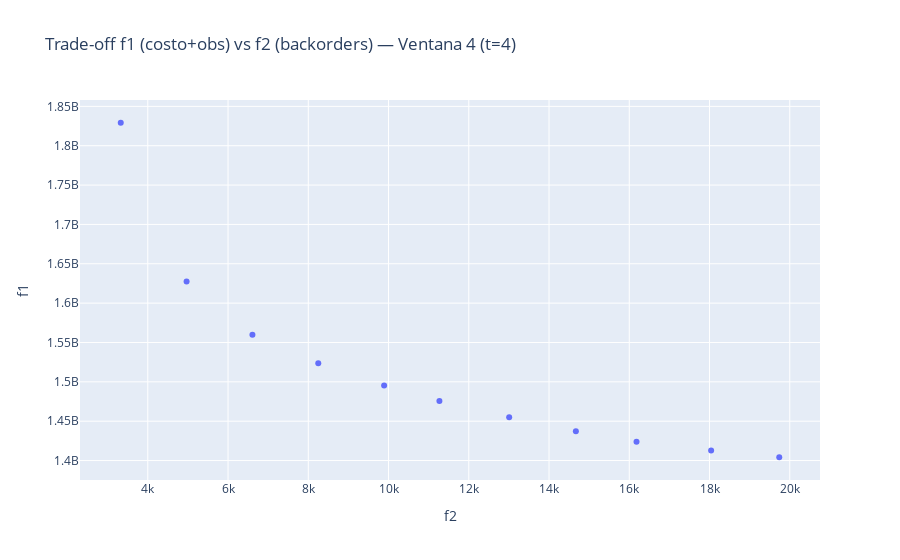

Notebook cell for this chart:
### Code cell
## CELDA 25 – RESULTADOS AUGMECON VENTANA 4 Y ELECCIÓN

# 1) Gráfico trade-off f1 vs f2 para la ventana 4
fig = px.scatter(
    df_pareto_fourth,
    x="f2",  # backorders
    y="f1",  # costo + obsolescencia
    hover_data=["eps2"],
    title="Trade-off f1 (costo+obs) vs f2 (backorders) — Ventana 4 (t=4)"
)
fig.show()

# 2) Tabla ordenada por backorders y luego costo
df_sorted4 = df_pareto_fourth.sort_values(["f2","f1"]).reset_index(drop=True)
display(df_sorted4[["eps2","f2","f1"]])

# 3) ELECCIÓN DEL PUNTO
#    Opción A: escoger por índice de la tabla ordenada
CHOICE_IDX_4   = 0        # 0 = la que tiene menor f2 (y luego menor f1)
#    Opción B: fijar un target de backorders (f2) para t=4
EPS2_TARGET_4  = None     # por ejemplo: EPS2_TARGET_4 = 5000.0

if EPS2_TARGET_4 is not None:
    # fila cuya f2 está más cerca del target
    k4 = int((df_pareto_fourth["f2"] - EPS2_TARGET_4).abs().idxmin())
    choice4 = df_pareto_fourth.loc[k4]
else:
    choice4 = df_sorted4.iloc[CHOICE_IDX_4]

print("\n=== Solución elegida para ejecutar en t = 4 ===")
print(choice4[["eps2","f2","f1"]])

# 4) Extraer SNAPSHOT de la solución elegida (primer período de la ventana 4, t = 4)
X_tini_sel_4 = choice4["X_tini"]   # órdenes por (i, m) en t=4
B_tini_sel_4 = choice4["B_tini"]   # backorders por ítem en t=4
I_tini_sel_4 = choice4["I_tini"]   # inventario por edades en t=4
S_tini_sel_4 = choice4["S_tini"]   # servido por edades en t=4

t_exec = 4   # este es el período ejecutado de esta ventana

# 5) Registrar ÓRDENES EJECUTADAS en t=4
if 'plan_ejecutado' not in globals():
    plan_ejecutado = []

for (i, m_), q in X_tini_sel_4.items():
    if q > 1e-6:
        plan_ejecutado.append([t_exec, i, m_, q])

# 6) Actualizar BACKORDER INICIAL para el siguiente período (t=5)
for i in I:
    B_I[i] = float(B_tini_sel_4.get(i, 0.0))

# 7) Actualizar INVENTARIO por edades para el siguiente período (t=5)
for i in I:
    for a in A:
        I_i0[i][a] = float(I_tini_sel_4.get((i, a), 0.0))

# 8) Actualizar PEDIDOS EN TRÁNSITO generados en t=4
for i in I:
    for m_ in M:
        q = float(X_tini_sel_4.get((i, m_), 0.0))
        if q > 1e-6:
            llegada = t_exec + L_im[i][m_]
            if llegada <= T[-1] and llegada not in [t_exec]:
                pedidos_en_transito[i][llegada] += q

# 9) Acumular COSTOS GLOBALES del horizonte
costo_compra        += float(choice4["f1"])
back_total          += float(choice4["f2"])
costo_equiv_antiguo += float(choice4["f1"]) + N * float(choice4["f2"])

# 10) Registrar SERVIDO / DEMANDADO en t=4 para el Fill Rate global
for i in I:
    dem_t = float(D_it.get(i, {}).get(t_exec, 0.0))
    srv_t = sum(S_tini_sel_4.get((i, a), 0.0) for a in A)
    srv_t = min(dem_t, srv_t)   # seguridad: nunca más que la demanda

    demand_hist.setdefault(i, {})[t_exec] = dem_t
    served_hist.setdefault(i, {})[t_exec] = srv_t

print("\nEstado actualizado tras decidir la ventana 4. Listo para la ventana que empieza en t = 5.")

### Figure 1 — Plotly figure (JSON) as saved in the notebook; plotly's stock layout.template omitted (floating-point values rounded to 4 significant figures)
{"data": [{"customdata": [[3326], [4967.0], [6608.0], [8250.0], [9891.0], [11532], [13170.0], [14810.0], [16460.0], [18100.0], [19738]], "hovertemplate": "f2=%{x}<br>f1=%{y}<br>eps2=%{customdata[0]}<extra></extra>", "legendgroup": "", "marker": {"color": "#636efa", "symbol": "circle"}, "mode": "markers", "name": "", "orientation": "v", "showlegend": false, "type": "scatter", "x": [3326, 4967, 6608, 8249, 9890, 11268, 13007, 14669, 16181, 18040, 19738], "xaxis": "x", "y": [1829000000.0, 1627000000.0, 1560000000.0, 1524000000.0, 1495000000.0, 1476000000.0, 1455000000.0, 1437000000.0, 1424000000.0, 1413000000.0, 1404190000], "yaxis": "y"}], "layout": {"legend": {"tracegroupgap": 0}, "title": {"text": "Trade-off f1 (costo+obs) vs f2 (backorders) — Ventana 4 (t=4)"}, "xaxis": {"anchor": "y", "domain": [0, 1], "title": {"text": "f2"}}, "yaxis": {"anchor": "x", "domain": [0, 1], "title": {"text": "f1"}}}}
